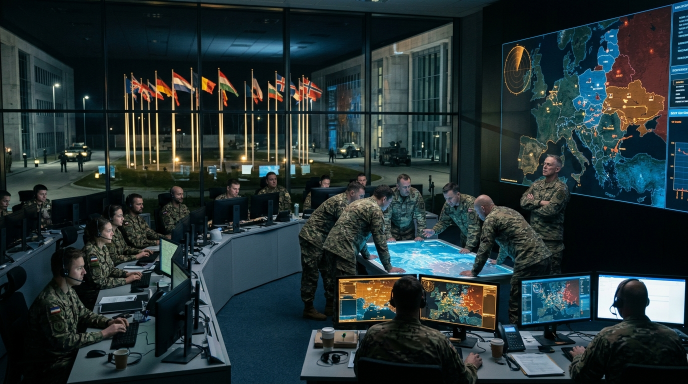
#> input picture Aset/Analysts_reviewing_Eastern_Europ…_128c4374.jpg, 1376 x 768 px, given in place of s0.5.jpg, which was not available (shown at 1/2 size)
$ python sbsheet.py ../../../Aset
#> lines starting #> are read from the running program, lines starting #| are printed output that depends on the picture
"""Storyboard sheet with shot number, framing, duration and line under each frame."""
import sys
from PIL import Image, ImageDraw, ImageFont
HERE = sys.argv[1]
CAP = [
 ("1 · IDENT · 0:00–0:05", "Lampu sorot, globe, nama mendarat, iris tutup", "L00"),
 ("2 · KORAN DIBANTING · ±0:05–0:13", "Koran Warta Kilat berputar, banting, pensil di 4,65 %", "L01–L03"),
 ("3 · GRAFIK · ±0:14–0:28", "Band berhenti, kartu BPS, lingkaran pensil di 17,37 %", "L04–L07"),
 ("4 · JOB FAIR · ±0:28–0:38", "Footage Kompas TV dicrop, push pelan, kartu tempat", "L08–L10"),
 ("5 · SRITEX · ±0:46–0:56", "Foto dicetak di meja + telegram dibanting", "L14–L16"),
 ("6 · PETA JAWA · ±1:04–1:10", "Garis pantai tanpa batas wilayah, titik PHK per beat", "L19–L20"),
 ("7 · KARTU JUDUL · ±1:15–1:19", "Bingkai deco, BUKU KAS NEGARA, dorong pelan", "-"),
 ("8 · DUEL BUKU KAS · ±1:19–1:42", "Layar terbelah, dua band saling sahut, stempel defisit", "L22–L29"),
 ("9 · KELAS MENENGAH · ±1:52–2:15", "1 figur = 1 juta orang, 11 figur kosong dilingkari", "L33–L36"),
]
F = lambda s, b=False: ImageFont.truetype(f"{HERE}/fonts/{'Oswald.ttf' if b else 'NotoSans.ttf'}", s)
ORDER = [0, 1, 2, 3, 5, 4, 6, 7, 8]
w, cols = 640, 3; h = w * 1080 // 1920; ch = 92
S = Image.new("RGB", (cols * w + (cols + 1) * 16, 3 * (h + ch) + 4 * 16 + 70), (18, 17, 16)); d = ImageDraw.Draw(S)
d.text((16, 18), "WARTA KILAT NUSANTARA · STORYBOARD · 9 SHOT KUNCI · waktu perkiraan", font=F(34, True), fill=(240, 234, 222))
for k, (a, b, c) in enumerate(CAP):
    x = 16 + (k % cols) * (w + 16); y = 70 + 16 + (k // cols) * (h + ch + 16)
    S.paste(Image.open(f"{HERE}/sb/stills/s{ORDER[k]}.5.jpg").convert("RGB").resize((w, h), Image.LANCZOS), (x, y))
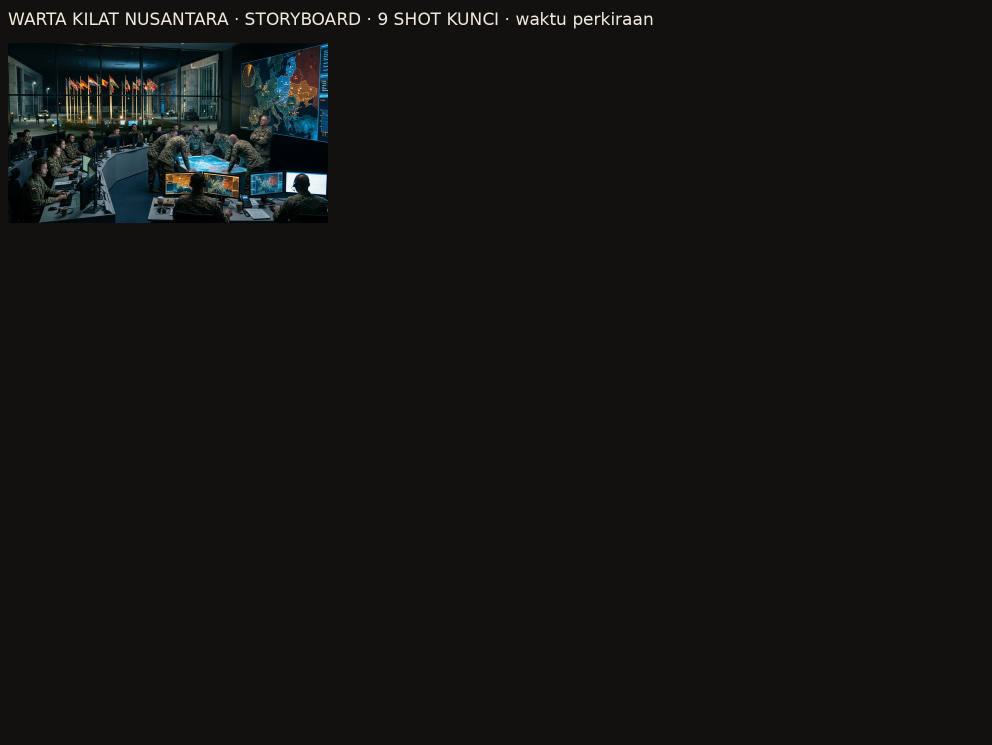
#> S: PIL image 1984x1490 RGB (shown at 1/2 size); mean R, G, B 20.3, 20.4, 19.5
    d.text((x, y + h + 8), a, font=F(24, True), fill=(240, 234, 222))
    d.text((x, y + h + 40), b, font=F(19), fill=(200, 194, 182)); d.text((x, y + h + 64), "VO " + c, font=F(17), fill=(160, 154, 142))
#> pass 2 of the loop `for k, (a, b, c) in enumerate(CAP):`:
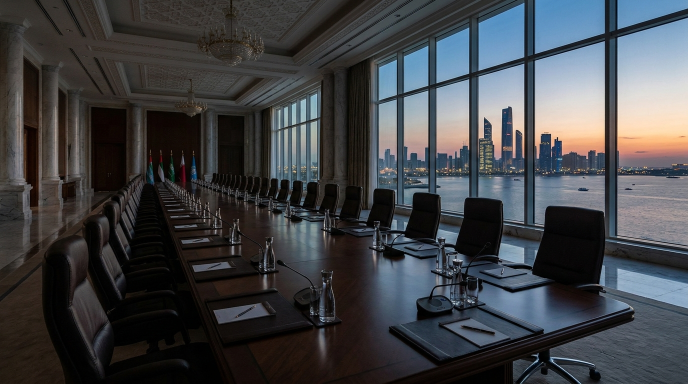
#> input picture Aset/Empty_negotiation_table_in_hall_9450ced0.jpg, 1376 x 768 px, given in place of s1.5.jpg, which was not available (shown at 1/2 size)
#> `S.paste(Image.open(f"{HERE}/sb/stills/s{ORDER[k]}.5.jpg").convert("RGB..`:
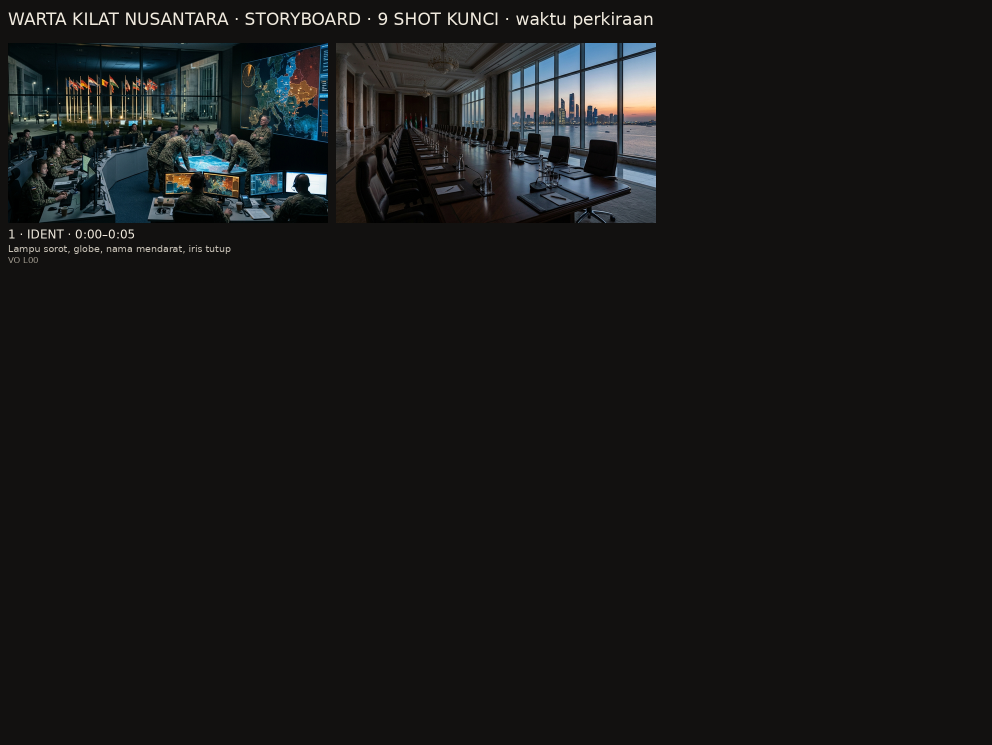
#> S: PIL image 1984x1490 RGB (shown at 1/2 size); mean R, G, B 24.1, 24.4, 23.9
#> (the run stopped early here; a loop or call above may not have finished)
